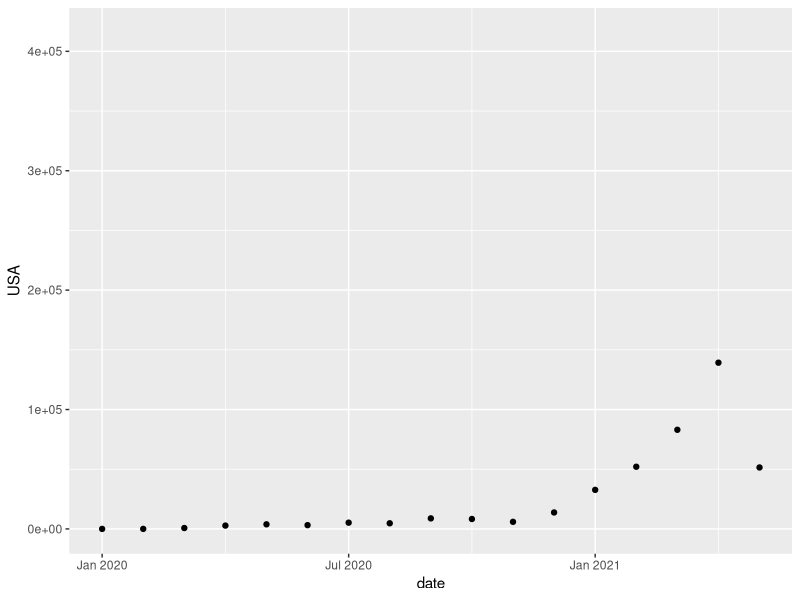

The R script that drew this image:
## ---- chunk 1
rm( list=ls()) #clean up worksapce
library(tidyverse)
library(lubridate)
library(readxl)
## ---- chunk 2
tb = read_excel('gisaid_monthly_submissions_global_2021-05-12-0958.xlsx')
## ---- chunk 3
str(tb)
## ---- chunk 4
?str
help(str);
head(tb)
## ---- chunk 5
#indexing features of R
tb[1:5, 2:4]
## ---- chunk 6
tb[3, 4]
## ---- chunk 7
# what is the 5th and 9th rows in age and SciLitScore: 
tb[c(3, 4, 7), c(4,5)]
## ---- chunk 8
tb[c(3,4), c( '03/2020', "04/2020")]
## ---- chunk 9
tail(tb)
## ---- chunk 10
head( tb[, 2:3], n=2)
## ---- chunk 11
# how many columns? 
length(tb[1,])
print(paste( "There are ", length(tb[1,]), " columns"))
## ---- chunk 12
tb$`01/2020`
## ---- chunk 13
tb1 = t(tb[, 2: length(tb[1,])])
tb1 = data.frame(tb1)
names(tb1) = t(tb[,1]) #use contry names as columns names in tb1
head(tb1)
## ---- chunk 14
library(zoo)

## ---- chunk 15
tb1$date = as.yearmon( row.names(tb1),  "%m/%Y")
ggplot( tb1, aes(x=date, y=USA)) + geom_point()
## ---- chunk 16
names(tb1)
## ---- chunk 17
tb1$USA
## ---- chunk 18
tb1 %>% select (USA)
## ---- chunk 19
tb1 %>% filter( USA > 100 & USA < 5000 ) %>% select (USA, China)
tb1[, c("USA", "China")]
## ---- chunk 20
tb1$"monthly total:"
## ---- chunk 21
tb1$USA_percentage = tb1$USA / tb1$"monthly total:"
tb1$USA_percentage
## ---- chunk 22
sum(tb1$"monthly total:") / 1E6
